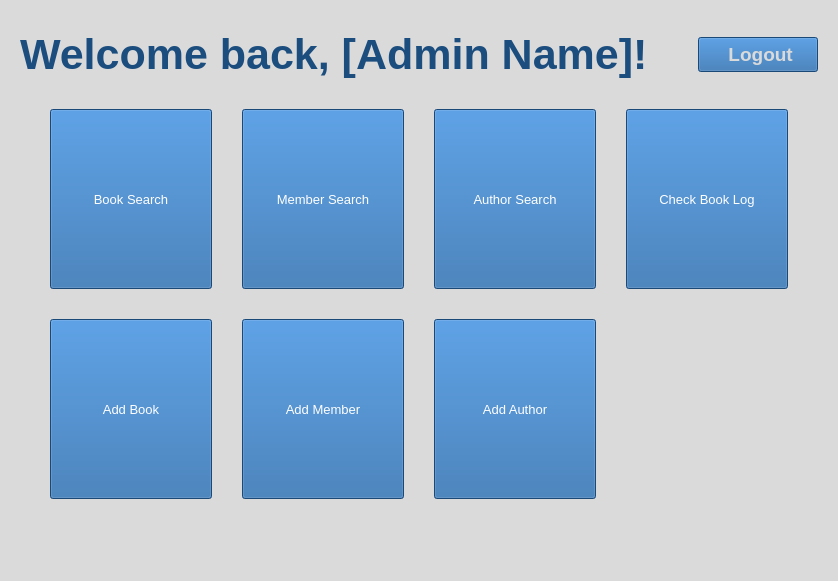
<?xml version="1.0" encoding="UTF-8"?>
<ui version="4.0">
 <class>AdminMenu</class>
 <widget class="QMainWindow" name="AdminMenu">
  <property name="geometry">
   <rect>
    <x>0</x>
    <y>0</y>
    <width>838</width>
    <height>581</height>
   </rect>
  </property>
  <property name="windowTitle">
   <string>Admin Menu</string>
  </property>
  <property name="styleSheet">
   <string notr="true">background-color: #DADADA;
</string>
  </property>
  <widget class="QWidget" name="centralwidget">
   <property name="palette">
    <palette>
     <active>
      <colorrole role="Button">
       <brush brushstyle="SolidPattern">
        <color alpha="255">
         <red>218</red>
         <green>218</green>
         <blue>218</blue>
        </color>
       </brush>
      </colorrole>
      <colorrole role="Base">
       <brush brushstyle="SolidPattern">
        <color alpha="255">
         <red>218</red>
         <green>218</green>
         <blue>218</blue>
        </color>
       </brush>
      </colorrole>
      <colorrole role="Window">
       <brush brushstyle="SolidPattern">
        <color alpha="255">
         <red>218</red>
         <green>218</green>
         <blue>218</blue>
        </color>
       </brush>
      </colorrole>
     </active>
     <inactive>
      <colorrole role="Button">
       <brush brushstyle="SolidPattern">
        <color alpha="255">
         <red>218</red>
         <green>218</green>
         <blue>218</blue>
        </color>
       </brush>
      </colorrole>
      <colorrole role="Base">
       <brush brushstyle="SolidPattern">
        <color alpha="255">
         <red>218</red>
         <green>218</green>
         <blue>218</blue>
        </color>
       </brush>
      </colorrole>
      <colorrole role="Window">
       <brush brushstyle="SolidPattern">
        <color alpha="255">
         <red>218</red>
         <green>218</green>
         <blue>218</blue>
        </color>
       </brush>
      </colorrole>
     </inactive>
     <disabled>
      <colorrole role="Button">
       <brush brushstyle="SolidPattern">
        <color alpha="255">
         <red>218</red>
         <green>218</green>
         <blue>218</blue>
        </color>
       </brush>
      </colorrole>
      <colorrole role="Base">
       <brush brushstyle="SolidPattern">
        <color alpha="255">
         <red>218</red>
         <green>218</green>
         <blue>218</blue>
        </color>
       </brush>
      </colorrole>
      <colorrole role="Window">
       <brush brushstyle="SolidPattern">
        <color alpha="255">
         <red>218</red>
         <green>218</green>
         <blue>218</blue>
        </color>
       </brush>
      </colorrole>
     </disabled>
    </palette>
   </property>
   <layout class="QVBoxLayout" name="verticalLayout_2" stretch="0,1,0">
    <property name="spacing">
     <number>0</number>
    </property>
    <property name="leftMargin">
     <number>20</number>
    </property>
    <property name="topMargin">
     <number>30</number>
    </property>
    <property name="rightMargin">
     <number>20</number>
    </property>
    <property name="bottomMargin">
     <number>20</number>
    </property>
    <item>
     <layout class="QGridLayout" name="gridLayout_2">
      <item row="0" column="0">
       <widget class="QLabel" name="label_welcome">
        <property name="sizePolicy">
         <sizepolicy hsizetype="Maximum" vsizetype="Maximum">
          <horstretch>0</horstretch>
          <verstretch>0</verstretch>
         </sizepolicy>
        </property>
        <property name="minimumSize">
         <size>
          <width>0</width>
          <height>0</height>
         </size>
        </property>
        <property name="maximumSize">
         <size>
          <width>640</width>
          <height>60</height>
         </size>
        </property>
        <property name="font">
         <font>
          <pointsize>32</pointsize>
          <bold>true</bold>
         </font>
        </property>
        <property name="styleSheet">
         <string notr="true">color: #1B4D7E;</string>
        </property>
        <property name="text">
         <string>Welcome back, [Admin Name]!</string>
        </property>
       </widget>
      </item>
      <item row="0" column="1">
       <spacer name="horizontalSpacer">
        <property name="orientation">
         <enum>Qt::Horizontal</enum>
        </property>
        <property name="sizeHint" stdset="0">
         <size>
          <width>40</width>
          <height>20</height>
         </size>
        </property>
       </spacer>
      </item>
      <item row="0" column="2">
       <widget class="QPushButton" name="pushButton_logout">
        <property name="sizePolicy">
         <sizepolicy hsizetype="Maximum" vsizetype="Maximum">
          <horstretch>0</horstretch>
          <verstretch>0</verstretch>
         </sizepolicy>
        </property>
        <property name="minimumSize">
         <size>
          <width>120</width>
          <height>30</height>
         </size>
        </property>
        <property name="maximumSize">
         <size>
          <width>135</width>
          <height>35</height>
         </size>
        </property>
        <property name="font">
         <font>
          <pointsize>14</pointsize>
          <bold>true</bold>
         </font>
        </property>
        <property name="styleSheet">
         <string notr="true">color: #dadada;
background-color: #2466A8;
</string>
        </property>
        <property name="text">
         <string> Logout</string>
        </property>
        <property name="icon">
         <iconset>
          <normalon>:/icons/icons/log-out.svg</normalon>
         </iconset>
        </property>
        <property name="iconSize">
         <size>
          <width>24</width>
          <height>24</height>
         </size>
        </property>
       </widget>
      </item>
      <item row="1" column="0">
       <spacer name="verticalSpacer">
        <property name="orientation">
         <enum>Qt::Vertical</enum>
        </property>
        <property name="sizeHint" stdset="0">
         <size>
          <width>20</width>
          <height>30</height>
         </size>
        </property>
       </spacer>
      </item>
     </layout>
    </item>
    <item>
     <layout class="QGridLayout" name="gridLayout">
      <property name="leftMargin">
       <number>30</number>
      </property>
      <property name="topMargin">
       <number>0</number>
      </property>
      <property name="rightMargin">
       <number>30</number>
      </property>
      <property name="bottomMargin">
       <number>0</number>
      </property>
      <property name="spacing">
       <number>30</number>
      </property>
      <item row="6" column="1">
       <widget class="QPushButton" name="pushButton_memberSearch">
        <property name="sizePolicy">
         <sizepolicy hsizetype="Minimum" vsizetype="Minimum">
          <horstretch>0</horstretch>
          <verstretch>0</verstretch>
         </sizepolicy>
        </property>
        <property name="minimumSize">
         <size>
          <width>50</width>
          <height>75</height>
         </size>
        </property>
        <property name="maximumSize">
         <size>
          <width>200</width>
          <height>200</height>
         </size>
        </property>
        <property name="sizeIncrement">
         <size>
          <width>0</width>
          <height>0</height>
         </size>
        </property>
        <property name="font">
         <font>
          <pointsize>10</pointsize>
         </font>
        </property>
        <property name="styleSheet">
         <string notr="true">color: white;
background-color: #2466A8;
</string>
        </property>
        <property name="text">
         <string>Member Search</string>
        </property>
        <property name="icon">
         <iconset>
          <normalon>:/icons/icons/user.svg</normalon>
         </iconset>
        </property>
        <property name="iconSize">
         <size>
          <width>64</width>
          <height>64</height>
         </size>
        </property>
       </widget>
      </item>
      <item row="6" column="3">
       <widget class="QPushButton" name="pushButton_authorSearch">
        <property name="sizePolicy">
         <sizepolicy hsizetype="Minimum" vsizetype="Minimum">
          <horstretch>0</horstretch>
          <verstretch>0</verstretch>
         </sizepolicy>
        </property>
        <property name="minimumSize">
         <size>
          <width>50</width>
          <height>75</height>
         </size>
        </property>
        <property name="maximumSize">
         <size>
          <width>200</width>
          <height>200</height>
         </size>
        </property>
        <property name="sizeIncrement">
         <size>
          <width>0</width>
          <height>0</height>
         </size>
        </property>
        <property name="font">
         <font>
          <pointsize>10</pointsize>
         </font>
        </property>
        <property name="styleSheet">
         <string notr="true">color: white;
background-color: #2466A8;
</string>
        </property>
        <property name="text">
         <string>Author Search</string>
        </property>
        <property name="icon">
         <iconset>
          <normalon>:/icons/icons/folder.svg</normalon>
         </iconset>
        </property>
        <property name="iconSize">
         <size>
          <width>64</width>
          <height>64</height>
         </size>
        </property>
       </widget>
      </item>
      <item row="7" column="3">
       <widget class="QPushButton" name="pushButton_authorAdd">
        <property name="sizePolicy">
         <sizepolicy hsizetype="Minimum" vsizetype="Minimum">
          <horstretch>0</horstretch>
          <verstretch>0</verstretch>
         </sizepolicy>
        </property>
        <property name="minimumSize">
         <size>
          <width>50</width>
          <height>75</height>
         </size>
        </property>
        <property name="maximumSize">
         <size>
          <width>200</width>
          <height>200</height>
         </size>
        </property>
        <property name="sizeIncrement">
         <size>
          <width>0</width>
          <height>0</height>
         </size>
        </property>
        <property name="font">
         <font>
          <pointsize>10</pointsize>
         </font>
        </property>
        <property name="styleSheet">
         <string notr="true">color: white;
background-color: #2466A8;
</string>
        </property>
        <property name="text">
         <string>Add Author</string>
        </property>
        <property name="icon">
         <iconset>
          <normalon>:/icons/icons/folder-plus.svg</normalon>
         </iconset>
        </property>
        <property name="iconSize">
         <size>
          <width>64</width>
          <height>64</height>
         </size>
        </property>
       </widget>
      </item>
      <item row="6" column="5">
       <widget class="QPushButton" name="pushButton_bookLog">
        <property name="sizePolicy">
         <sizepolicy hsizetype="Minimum" vsizetype="Minimum">
          <horstretch>0</horstretch>
          <verstretch>0</verstretch>
         </sizepolicy>
        </property>
        <property name="minimumSize">
         <size>
          <width>50</width>
          <height>75</height>
         </size>
        </property>
        <property name="maximumSize">
         <size>
          <width>200</width>
          <height>200</height>
         </size>
        </property>
        <property name="sizeIncrement">
         <size>
          <width>0</width>
          <height>0</height>
         </size>
        </property>
        <property name="font">
         <font>
          <pointsize>10</pointsize>
         </font>
        </property>
        <property name="styleSheet">
         <string notr="true">color: white;
background-color: #2466A8;
</string>
        </property>
        <property name="text">
         <string>Check Book Log</string>
        </property>
        <property name="icon">
         <iconset>
          <normalon>:/icons/icons/inbox.svg</normalon>
         </iconset>
        </property>
        <property name="iconSize">
         <size>
          <width>64</width>
          <height>64</height>
         </size>
        </property>
       </widget>
      </item>
      <item row="6" column="0">
       <widget class="QPushButton" name="pushButton_bookSearch">
        <property name="sizePolicy">
         <sizepolicy hsizetype="Minimum" vsizetype="Minimum">
          <horstretch>0</horstretch>
          <verstretch>0</verstretch>
         </sizepolicy>
        </property>
        <property name="minimumSize">
         <size>
          <width>50</width>
          <height>75</height>
         </size>
        </property>
        <property name="maximumSize">
         <size>
          <width>200</width>
          <height>200</height>
         </size>
        </property>
        <property name="sizeIncrement">
         <size>
          <width>0</width>
          <height>0</height>
         </size>
        </property>
        <property name="font">
         <font>
          <pointsize>10</pointsize>
         </font>
        </property>
        <property name="styleSheet">
         <string notr="true">color: white;
background-color: #2466A8;
</string>
        </property>
        <property name="text">
         <string>Book Search</string>
        </property>
        <property name="icon">
         <iconset>
          <normalon>:/icons/icons/book.svg</normalon>
         </iconset>
        </property>
        <property name="iconSize">
         <size>
          <width>64</width>
          <height>64</height>
         </size>
        </property>
       </widget>
      </item>
      <item row="7" column="0">
       <widget class="QPushButton" name="pushButton_bookAdd">
        <property name="sizePolicy">
         <sizepolicy hsizetype="Minimum" vsizetype="Minimum">
          <horstretch>0</horstretch>
          <verstretch>0</verstretch>
         </sizepolicy>
        </property>
        <property name="minimumSize">
         <size>
          <width>50</width>
          <height>75</height>
         </size>
        </property>
        <property name="maximumSize">
         <size>
          <width>200</width>
          <height>200</height>
         </size>
        </property>
        <property name="sizeIncrement">
         <size>
          <width>0</width>
          <height>0</height>
         </size>
        </property>
        <property name="font">
         <font>
          <pointsize>10</pointsize>
         </font>
        </property>
        <property name="styleSheet">
         <string notr="true">color: white;
background-color: #2466A8;
</string>
        </property>
        <property name="text">
         <string>Add Book</string>
        </property>
        <property name="icon">
         <iconset>
          <normalon>:/icons/icons/plus-square.svg</normalon>
         </iconset>
        </property>
        <property name="iconSize">
         <size>
          <width>64</width>
          <height>64</height>
         </size>
        </property>
       </widget>
      </item>
      <item row="7" column="1">
       <widget class="QPushButton" name="pushButton_memberAdd">
        <property name="sizePolicy">
         <sizepolicy hsizetype="Minimum" vsizetype="Minimum">
          <horstretch>0</horstretch>
          <verstretch>0</verstretch>
         </sizepolicy>
        </property>
        <property name="minimumSize">
         <size>
          <width>50</width>
          <height>75</height>
         </size>
        </property>
        <property name="maximumSize">
         <size>
          <width>200</width>
          <height>200</height>
         </size>
        </property>
        <property name="sizeIncrement">
         <size>
          <width>0</width>
          <height>0</height>
         </size>
        </property>
        <property name="font">
         <font>
          <pointsize>10</pointsize>
         </font>
        </property>
        <property name="styleSheet">
         <string notr="true">color: white;
background-color: #2466A8;
</string>
        </property>
        <property name="text">
         <string>Add Member</string>
        </property>
        <property name="icon">
         <iconset>
          <normalon>:/icons/icons/user-plus.svg</normalon>
         </iconset>
        </property>
        <property name="iconSize">
         <size>
          <width>64</width>
          <height>64</height>
         </size>
        </property>
       </widget>
      </item>
     </layout>
    </item>
    <item>
     <spacer name="verticalSpacer_2">
      <property name="orientation">
       <enum>Qt::Vertical</enum>
      </property>
      <property name="sizeHint" stdset="0">
       <size>
        <width>20</width>
        <height>40</height>
       </size>
      </property>
     </spacer>
    </item>
   </layout>
  </widget>
  <widget class="QMenuBar" name="menubar">
   <property name="geometry">
    <rect>
     <x>0</x>
     <y>0</y>
     <width>838</width>
     <height>21</height>
    </rect>
   </property>
  </widget>
  <widget class="QStatusBar" name="statusbar"/>
 </widget>
 <resources/>
 <connections/>
</ui>
